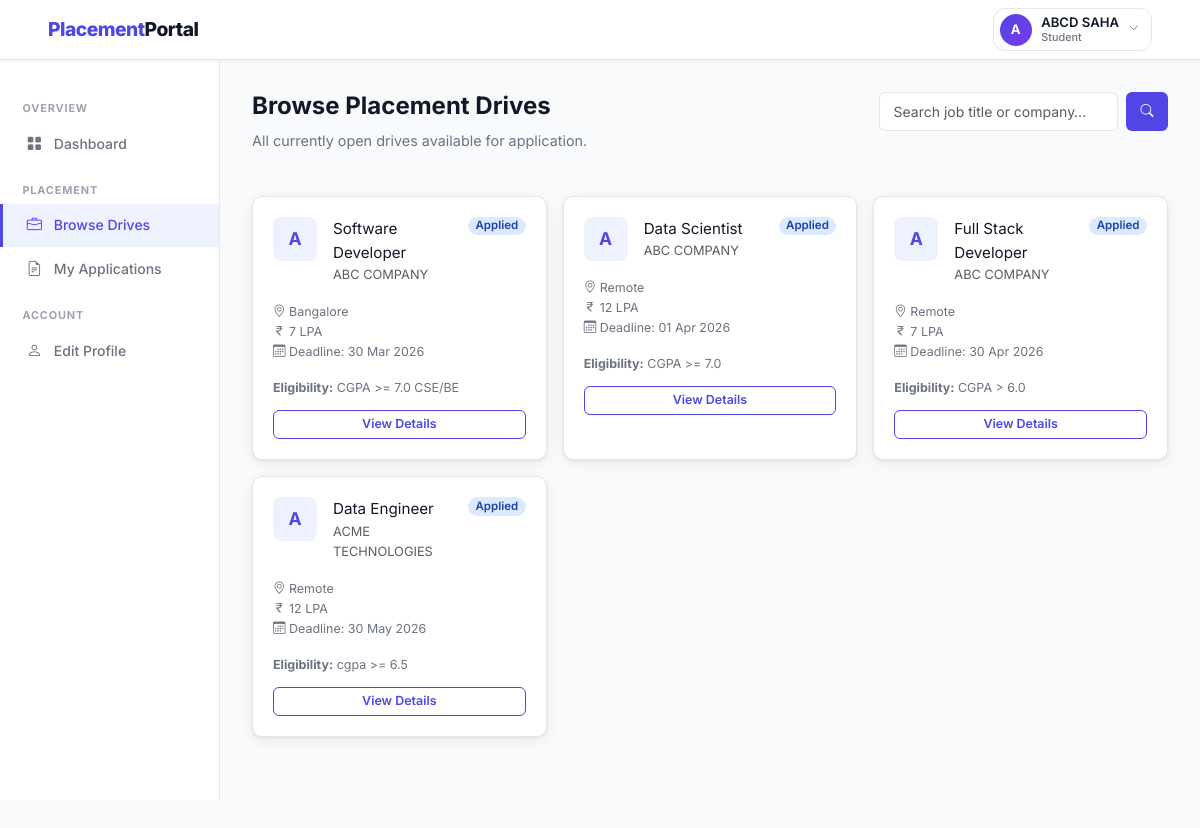
/student/drives (signed in), run on an earlier commit of the app's database.
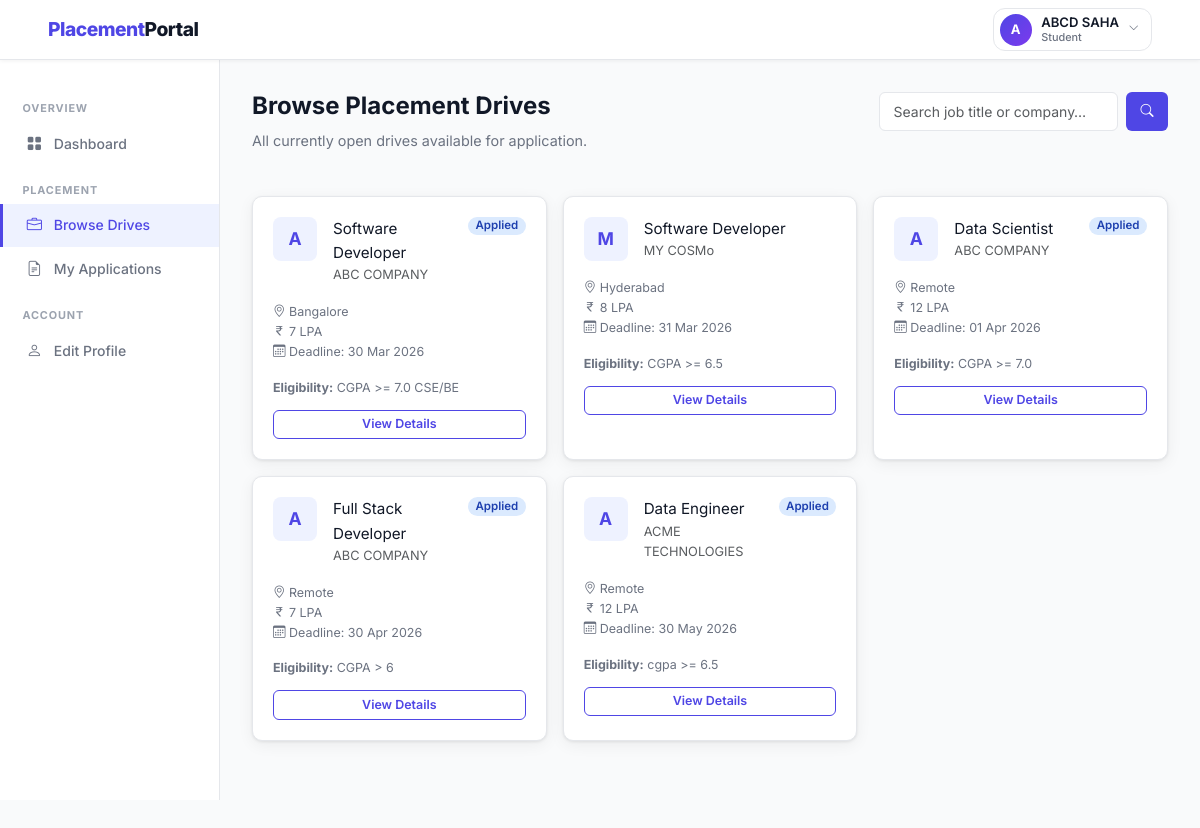
And on a later commit of the database.
### backend/models.py (models this page shows, shortened)
class PlacementDrive(db.Model):
    __tablename__ = 'placement_drive'
    id = db.Column(db.Integer, primary_key=True)
    company_id = db.Column(db.Integer, db.ForeignKey('company.id'), nullable=False)
    job_title = db.Column(db.String(150), nullable=False)
    job_description = db.Column(db.Text, nullable=False)
    eligibility_criteria = db.Column(db.Text)
    location = db.Column(db.String(100))
    salary_package = db.Column(db.String(100))
    application_deadline = db.Column(db.Date, nullable=False)
    status = db.Column(db.String(20), default='pending')
    created_at = db.Column(db.DateTime, default=datetime.utcnow)
    applications = db.relationship('Application', backref='drive', lazy=True,
                                   cascade='all, delete-orphan')

class Company(db.Model):
    __tablename__ = 'company'
    id = db.Column(db.Integer, primary_key=True)
    company_name = db.Column(db.String(150), nullable=False)
    email = db.Column(db.String(120), unique=True, nullable=False)
    password_hash = db.Column(db.String(256), nullable=False)
    hr_contact = db.Column(db.String(100))
    phone = db.Column(db.String(20))
    website = db.Column(db.String(200))
    description = db.Column(db.Text)
    approval_status = db.Column(db.String(20), default='pending')
    registered_at = db.Column(db.DateTime, default=datetime.utcnow)
    drives = db.relationship('PlacementDrive', backref='company', lazy=True,
                             cascade='all, delete-orphan')

### backend/routes.py (the view, shortened to what this page needs)
    @app.route('/student/drives')
    @login_required('student')
    def student_drives():
        search = request.args.get('search', '').strip()
        query  = PlacementDrive.query.filter_by(status='approved')
        approved_drives   = query.order_by(PlacementDrive.application_deadline.asc()).all()
        student           = Student.query.get(session['user_id'])
        applied_drive_ids = {
            a.drive_id for a in Application.query.filter_by(student_id=student.id).all()
        }
        return render_template('student/drives.html',
                               drives=approved_drives,
                               applied_drive_ids=applied_drive_ids,
                               search=search)

### backend/routes.py (called while the page is built)
def login_required(role):
    def decorator(f):
        @wraps(f)
        def decorated_function(*args, **kwargs):
            if 'user_id' not in session:
                flash('Please log in to continue.', 'warning')
                return redirect(url_for('auth_login', role=role))
            if session.get('role') != role:
                flash('You do not have permission to view that page.', 'danger')
                return redirect(url_for('home'))
            return f(*args, **kwargs)
        return decorated_function
    return decorator

### templates/student/drives.html (shortened to what this page needs)
{% extends 'layout_dashboard.html' %}
{% block sidebar %}
  <div class="sidebar-section">Overview</div>
  <a href="{{ url_for('student_dashboard') }}" class="sidebar-link"><i class="bi bi-grid-fill"></i> Dashboard</a>
  <div class="sidebar-section">Placement</div>
  <a href="{{ url_for('student_drives') }}" class="sidebar-link active"><i class="bi bi-briefcase"></i> Browse Drives</a>
  <a href="{{ url_for('student_applications') }}" class="sidebar-link"><i class="bi bi-file-earmark-text"></i> My Applications</a>
  <div class="sidebar-section">Account</div>
  <a href="{{ url_for('student_edit_profile') }}" class="sidebar-link"><i class="bi bi-person"></i> Edit Profile</a>
{% endblock %}
{% block content %}
<div class="page-header d-flex align-items-start justify-content-between flex-wrap gap-2">
  <div>
    <h1>Browse Placement Drives</h1>
    <p>All currently open drives available for application.</p>
  </div>
  <form method="GET" action="{{ url_for('student_drives') }}" class="search-bar">
    <input type="text" name="search" class="form-control"
           placeholder="Search job title or company…" value="{{ search }}">
    <button type="submit" class="btn btn-primary"><i class="bi bi-search"></i></button>
  </form>
</div>
{% if drives %}
<div class="row g-3">
  {% for d in drives %}
  <div class="col-md-6 col-xl-4">
    <div class="drive-card">
      <div class="d-flex align-items-start gap-3 mb-3">
        <div class="company-logo">{{ d.company.company_name[0]|upper }}</div>
        <div class="flex-grow-1 min-w-0">
          <div class="fw-700" style="font-size:.95rem;">{{ d.job_title }}</div>
          <div class="text-muted" style="font-size:.8rem;">{{ d.company.company_name }}</div>
        </div>
        {% if d.id in applied_drive_ids %}
          <span class="badge badge-applied">Applied</span>
        {% endif %}
      </div>
      <div class="drive-meta mb-3">
        {% if d.location %}
        <div><i class="bi bi-geo-alt"></i> {{ d.location }}</div>
        {% endif %}
        {% if d.salary_package %}
        <div><i class="bi bi-currency-rupee"></i> {{ d.salary_package }}</div>
        {% endif %}
        <div><i class="bi bi-calendar3"></i> Deadline: {{ d.application_deadline.strftime('%d %b %Y') }}</div>
      </div>
      {% if d.eligibility_criteria %}
      <div style="font-size:.78rem;color:var(--muted);margin-bottom:.75rem;">
        <strong>Eligibility:</strong> {{ d.eligibility_criteria[:80] }}{{ '…' if d.eligibility_criteria|length > 80 }}
      </div>
      {% endif %}
      <a href="{{ url_for('student_drive_detail', drive_id=d.id) }}"
         class="btn btn-outline-primary btn-sm w-100">View Details</a>
    </div>
  </div>
  {% endfor %}
</div>
{% else %}
  <div class="empty-state card" style="padding:4rem;">
    <i class="bi bi-briefcase"></i>
    <p>No open drives found{% if search %} for "{{ search }}"{% endif %}.</p>
  </div>
{% endif %}
{% endblock %}

What changed in the data, as far as the page shows it:
added PlacementDrive: company "M", job_title "Software Developer", company.company_name "MY COSMo", location "Hyderabad", salary_package "8 LPA", application_deadline "31 Mar 2026", eligibility_criteria "CGPA >= 6.5"
changed PlacementDrive "Full Stack Developer": eligibility_criteria "CGPA > 6.0" → "CGPA > 6"
